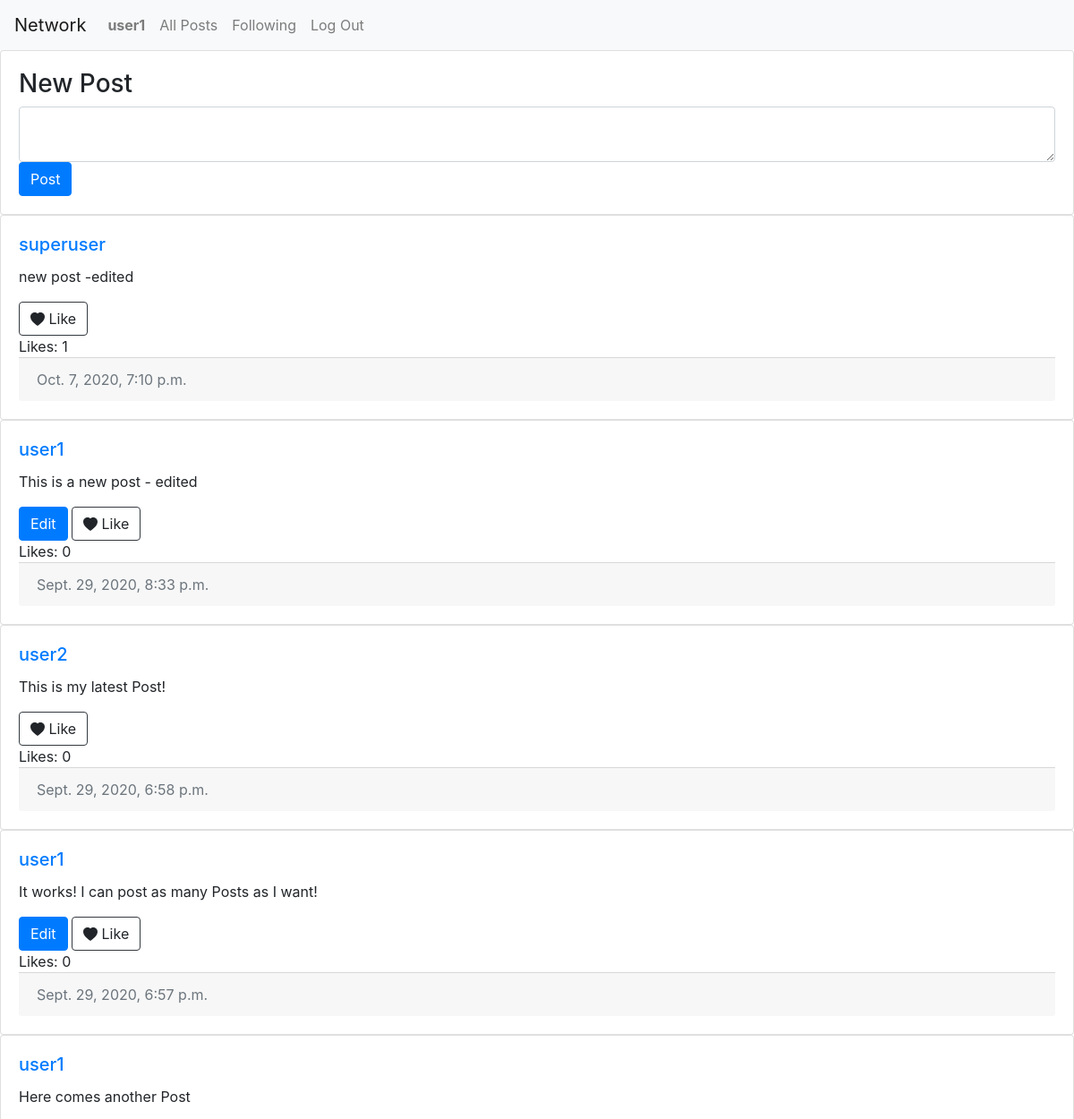
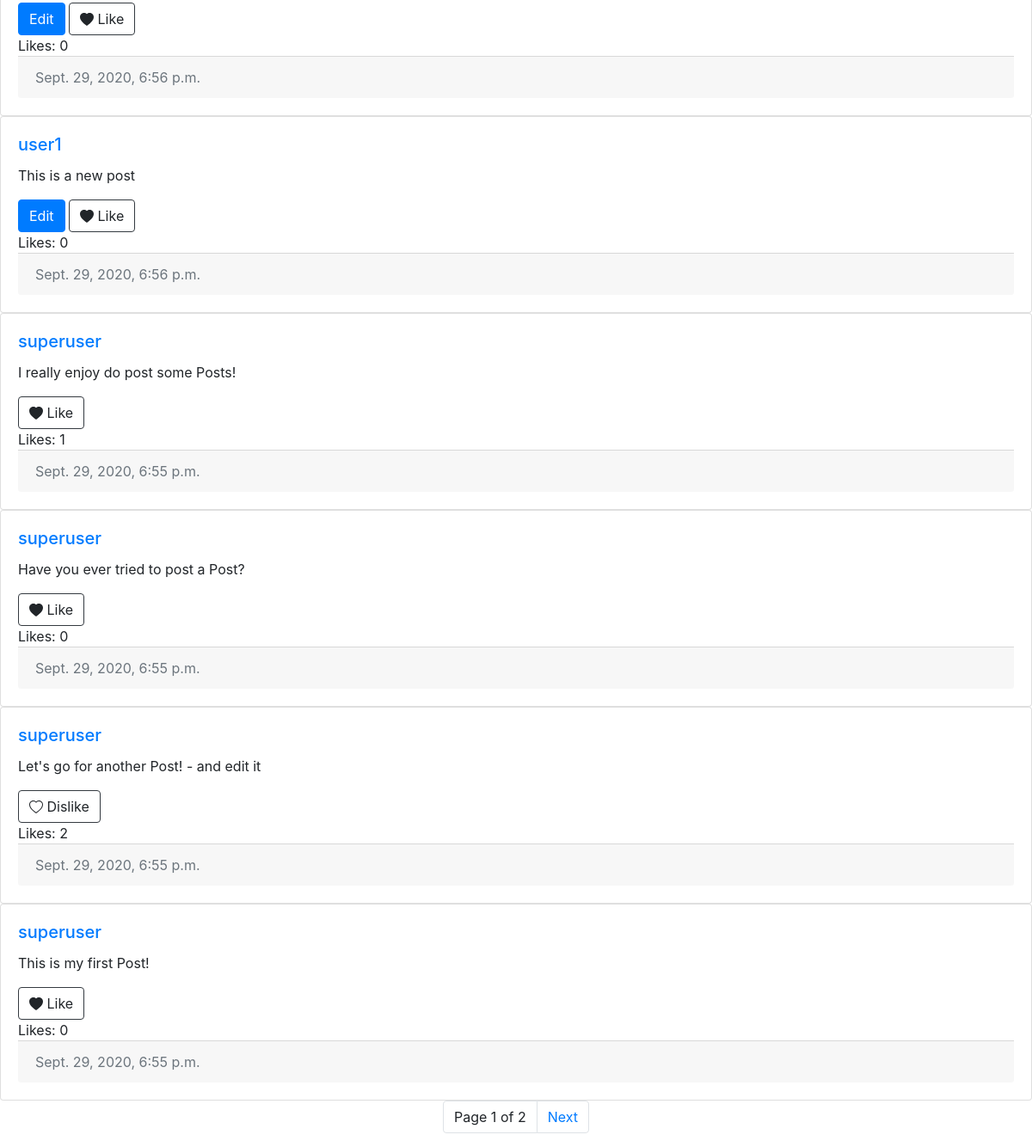
/ (signed in), run on the app's committed database (2 pictures, top to bottom).
### network/models.py (models this page shows, shortened)
class User(AbstractUser):
    pass

class Post(models.Model):
    text = models.TextField()
    user = models.ForeignKey(
        "User", on_delete=models.CASCADE, related_name="posts")
    created_at = models.DateTimeField(auto_now_add=True)
    likes = models.ManyToManyField(
        "User", blank=True, related_name="likes")

### network/views.py (the view)
# urls.py: path("", views.index, name="index"),
def index(request):
    posts = Post.objects.all()
    posts = posts.order_by("-created_at")
    posts = pagination(request, posts)
    return render(request, "network/index.html", {
        "posts": posts
    })

### network/views.py (called while the page is built)
def pagination(request, list):
    paginator = Paginator(list, 10)
    page_number = request.GET.get('page')
    paginatedList = paginator.get_page(page_number)
    return paginatedList

### network/templates/network/index.html (shortened to what this page needs)
{% extends "network/layout.html" %} {% load static %} {% block body %}
<div id="posts">
    {% if user.is_authenticated %}
    <div class="card">
        <div class="card-body">
        <h3>New Post</h3>
        <form id="compose-form" onsubmit="create_post();return false;">
            <textarea class="form-control" id="post-text"></textarea>
            <input type="submit" class="btn btn-primary" value="Post" />
        </form>
        </div>
    </div>
    {% endif %}
    {% for post in posts %}
    <div  class="card">
        <div class="card-body">
            <h5 class="card-title">
                <a id="author" href="{% url 'profile' post.user.username %}">{{ post.user }}</a>
            </h5>
            <p id="{{post.id}}" class="card-text">{{ post.text }}</p>
            {% if user.is_authenticated %}
                {% if post.user == user %}
                <button type="buton" id="edit" class="btn btn-primary" data-post="{{ post.id }}" onclick="update_post(event)">Edit</button>
                {% endif %}
            {% if request.user in post.likes.all %}
                <a id="dislike-{{ post.id }}" data-post="{{ post.id }}" class="btn btn-outline-dark" onclick="like(event)">
                     Dislike
                </a>
            {% else %}
                <a id="like-{{ post.id }}" data-post="{{ post.id }}" class="btn btn-outline-dark" onclick="like(event)">
                    <svg width="1em" height="1em" viewBox="0 0 16 16" class="bi bi-heart-fill"
                                fill="currentColor" xmlns="http://www.w3.org/2000/svg">
                                <path fill-rule="evenodd"
                                d="M8 1.314C12.438-3.248 23.534 4.735 8 15-7.534 4.736 3.562-3.248 8 1.314z"
                                />
                    </svg> Like
                </a>
            {% endif %}
            {% endif %}
            <div id="likes-{{ post.id }}">Likes: {{ post.likes.count }}</div>
            <div class="card-footer text-muted">{{ post.created_at }}</div>
        </div>
    </div>
    {% empty %}
        <div class="alert alert-info" role="alert">There are currently no posts available!</div>
    {% endfor %}
    <ul class="pagination justify-content-center">
        <li class="page-item"><a class="page-link">Page {{ posts.number }} of {{ posts.paginator.num_pages }}</a></li>
        {% if posts.has_next %}
            <li class="page-item">
            <a class="page-link" href="?page={{ posts.next_page_number }}">Next</a>
            </li>
        {% endif %}
    </ul>
</div>
{% endblock %}

### network/templates/network/layout.html (shortened to what this page needs)
{% load static %}
<!DOCTYPE html>
<html lang="en">
    <head>
        <link rel="stylesheet" href="https://stackpath.bootstrapcdn.com/bootstrap/4.4.1/css/bootstrap.min.css">
        <link href="{% static 'network/styles.css' %}" rel="stylesheet">
    </head>
    <body>
        <nav class="navbar navbar-expand-lg navbar-light bg-light">
            <a class="navbar-brand" href="#">Network</a>
            <div>
              <ul class="navbar-nav mr-auto">
                {% if user.is_authenticated %}
                    <li class="nav-item">
                        <a id="profile-button" class="nav-link" data-user="{{ user.username }}" href="{% url 'profile' user.username %}"><strong>{{ user.username }}</strong></a>
                    </li>
                {% endif %}
                <li class="nav-item">
                  <a id="all-button" class="nav-link" href="{% url 'index' %}" >All Posts</a>
                </li>
                {% if user.is_authenticated %}
                    <li class="nav-item">
                        <a id="following-button" class="nav-link" href="{% url 'following' %}">Following</a>
                    </li>
                    <li class="nav-item">
                        <a class="nav-link" href="{% url 'logout' %}">Log Out</a>
                    </li>
                {% endif %}
              </ul>
            </div>
          </nav>
        <div class="body">
            {% block body %}
            {% endblock %}
        </div>
    </body>
</html>

### data on the page
User: username "user1"
Post: user "superuser", text "new post -edited", likes.count "1", created_at "Oct. 7, 2020, 7:10 p.m."
Post: user "user1", text "This is a new post - edited", likes.count "0", created_at "Sept. 29, 2020, 8:33 p.m."
Post: user "user2", text "This is my latest Post!", likes.count "0", created_at "Sept. 29, 2020, 6:58 p.m."
Post: user "user1", text "It works! I can post as many Posts as I want!", likes.count "0", created_at "Sept. 29, 2020, 6:57 p.m."
Post: user "user1", text "Here comes another Post", likes.count "0", created_at "Sept. 29, 2020, 6:56 p.m."
Post: user "user1", text "This is a new post", likes.count "0", created_at "Sept. 29, 2020, 6:56 p.m."
Post: user "superuser", text "I really enjoy do post some Posts!", likes.count "1", created_at "Sept. 29, 2020, 6:55 p.m."
Post: user "superuser", text "Have you ever tried to post a Post?", likes.count "0", created_at "Sept. 29, 2020, 6:55 p.m."
Post: user "superuser", text "Let's go for another Post! - and edit it", likes.count "2", created_at "Sept. 29, 2020, 6:55 p.m."
Post: user "superuser", text "This is my first Post!", likes.count "0", created_at "Sept. 29, 2020, 6:55 p.m."

### other printed values
{{ posts.number }} "1"
{{ posts.paginator.num_pages }} "2"
